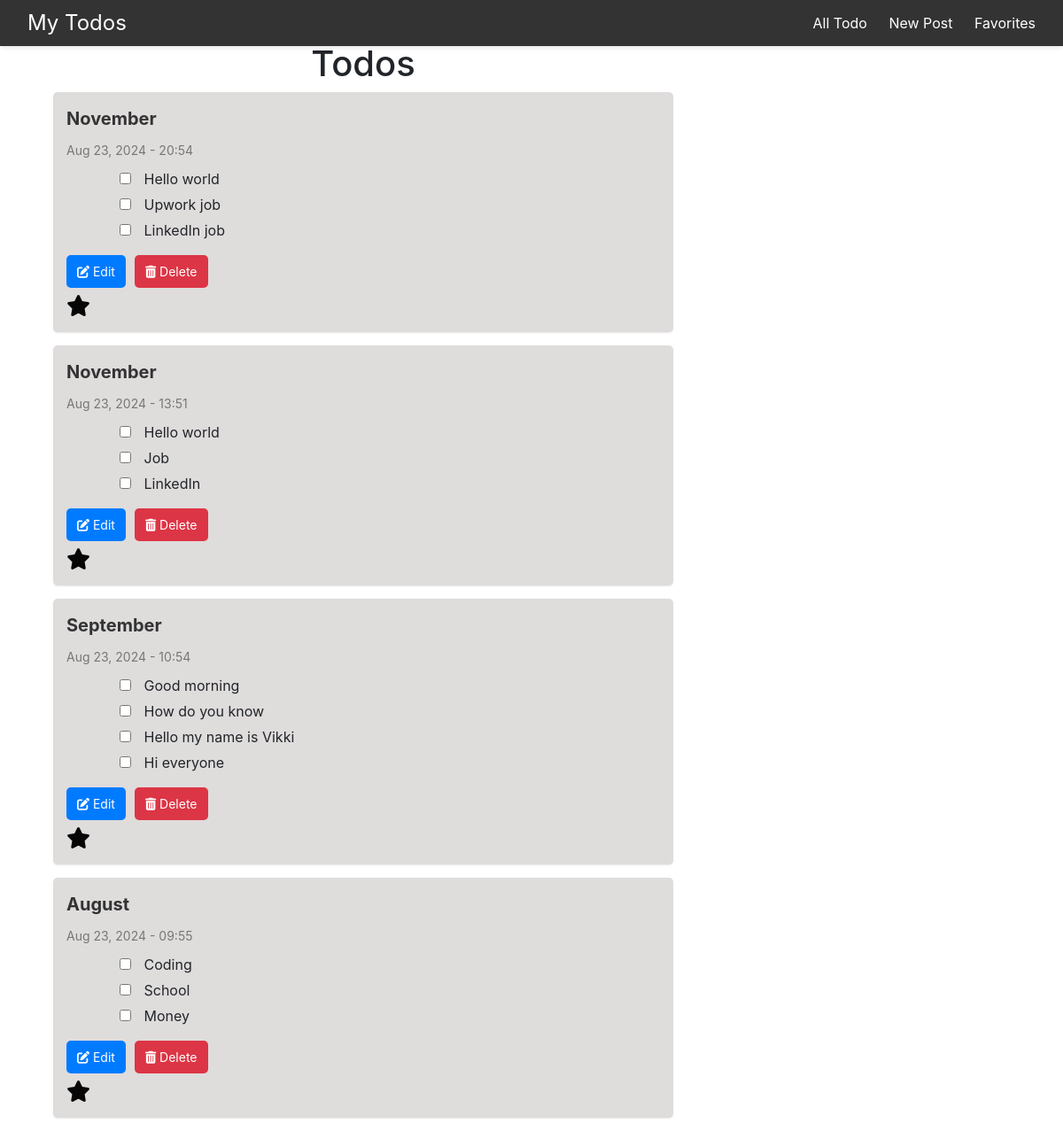
The page / on the database its author committed.
### todo/models.py (models this page shows, shortened)
class Todo(models.Model):
    title = models.CharField(max_length=100)
    details = models.TextField()
    date = models.DateTimeField(default=timezone.now)

### todo/views.py (the view)
# urls.py: path('', todo_views.index, name='todo'),
def index(request):
    item_list = Todo.objects.order_by("-date")
    page = {
        "list": item_list,
        "title": "TODO LIST",
    }
    return render(request, 'todo/home.html', page)

### todo/templates/todo/home.html (shortened to what this page needs)
{% extends "todo/index.html" %}
{% block content %}
<div class="container">
        <h1>Todos</h1>
        {% for todo in list %}
        <div class="todo-item" id="todo-{{ todo.id }}">
            <div>
                <div class="todo-title">{{ todo.title }}</div>
                <div class="todo-timestamp">{{ todo.date|date:"M d, Y - H:i" }}</div>
                <ul class="todo-details">
                    {% for detail in todo.details.splitlines %}
                    <li>
                        <input type="checkbox"
                               id="todo-{{ todo.id }}-{{ forloop.counter0 }}"
                               data-todo-id="{{ todo.id }}"
                               data-detail-id="{{ forloop.counter0 }}">
                        {{ detail }}
                    </li>
                    {% endfor %}
                </ul>
                <div class="actions">
                    <a href="{% url 'edit' todo.id %}" class="edit"><i class="fas fa-edit"></i> Edit</a>
                    <a href="{% url 'del' todo.id %}" class="delete"><i class="fas fa-trash-alt"></i> Delete</a>
                </div>
                <div>
                    <i class="fas fa-star star-icon"
                       data-todo-id="{{ todo.id }}"
                       id="star-{{ todo.id }}"></i>
                </div>
            </div>
        </div>
        {% empty %}
        <p>No todos yet. Add one now!</p>
        {% endfor %}
    </div>
{% endblock content %}

### todo/templates/todo/index.html (shortened to what this page needs)
{% load static %}
{%load crispy_forms_tags %}
<!DOCTYPE html>
<html lang="en" dir="ltr">
<head>
  <link rel="stylesheet" type="text/css" href="{% static 'css/main.css' %}">
      <link href="https://stackpath.bootstrapcdn.com/bootstrap/4.5.2/css/bootstrap.min.css" rel="stylesheet">
    <link rel="stylesheet" href="https://cdn.jsdelivr.net/npm/bootstrap@4.0.0/dist/css/bootstrap.min.css">
    <link rel="stylesheet" href="https://cdnjs.cloudflare.com/ajax/libs/font-awesome/6.4.2/css/all.min.css">
    <link rel="stylesheet" href="https://maxcdn.bootstrapcdn.com/bootstrap/4.0.0/css/bootstrap.min.css">
    <link rel="stylesheet" type="text/css" href="{% static 'fonts/fontawesome-free-6.6.0-web/css/all.min.css' %}">
</head>
<body>
<div class="navbar fixed-top">
        <div class="container">
            <div class="logo">
                <a href="/" style="color: #fff; text-decoration: none; font-size: 24px;">My Todos</a>
            </div>
            <div class="nav-links">
                <a href="{% url 'todo' %}">All Todo</a>
                <a href="{% url 'post-create' %}">New Post</a>
                <a href="{% url 'fav' %}">Favorites</a>
            </div>
        </div>
    </div>
<main role="main" class="container">
  <div class="row">
    <div class="col-md-8">
  {% block content %}{% endblock content %}
    </div>
  </div>
</main>
</body>
</html>

### todo/static/css/main.css (style rules this page uses)
body { font-family: Arial, sans-serif; margin: 0; padding: 0; background-color: #f4f4f4; }
.navbar { position: fixed; top: 0; width: 100%; background-color: #333; color: #fff; padding: 10px 0; box-shadow: 0 2px 5px rgba(0, 0, 0, 0.1); z-index: 1000; }
.navbar .container { display: flex; justify-content: space-between; align-items: center; max-width: 1200px; margin: 0 auto; padding: 0 15px; }
.navbar .nav-links a { color: #ffff; text-decoration: none; margin-left: 20px; font-size: 16px; }
h1 { text-align: center; color: #333; margin-bottom: 20px; }
.todo-item { padding: 15px; background: #dfdcdc; margin-bottom: 15px; border-radius: 5px; box-shadow: 0 1px 2px rgba(0, 0, 0, 0.1); }
.todo-title { font-size: 20px; color: #333; margin-bottom: 10px; font-weight: bold; }
.todo-timestamp { font-size: 14px; color: #777; margin-bottom: 10px; }
.todo-details { margin-left: 20px; }
.todo-details li { list-style-type: none; margin-bottom: 5px; }
.todo-details input[type="checkbox"] { margin-right: 10px; }
.actions { margin-top: 10px; display: flex; gap: 10px; }
.actions a { color: #fff; text-decoration: none; padding: 8px 12px; border-radius: 5px; font-size: 14px; }
.actions a.edit { background: #007bff; }
.actions a.delete { background: #dc3545; }
main { margin-top: 3rem; }
.star-icon { font-size: 24px; cursor: pointer; color: #070606; margin-top: 8px; }

### rows shown on the page
Todo: title "November", date "Aug 23, 2024 - 20:54", splitlines "Hello world" "Upwork job" "LinkedIn job"
Todo: title "November", date "Aug 23, 2024 - 13:51", splitlines "Hello world" "Job" "LinkedIn"
Todo: title "September", date "Aug 23, 2024 - 10:54", splitlines "Good morning" "How do you know" "Hello my name is Vikki" "Hi everyone"
Todo: title "August", date "Aug 23, 2024 - 09:55", splitlines "Coding" "School" "Money"
